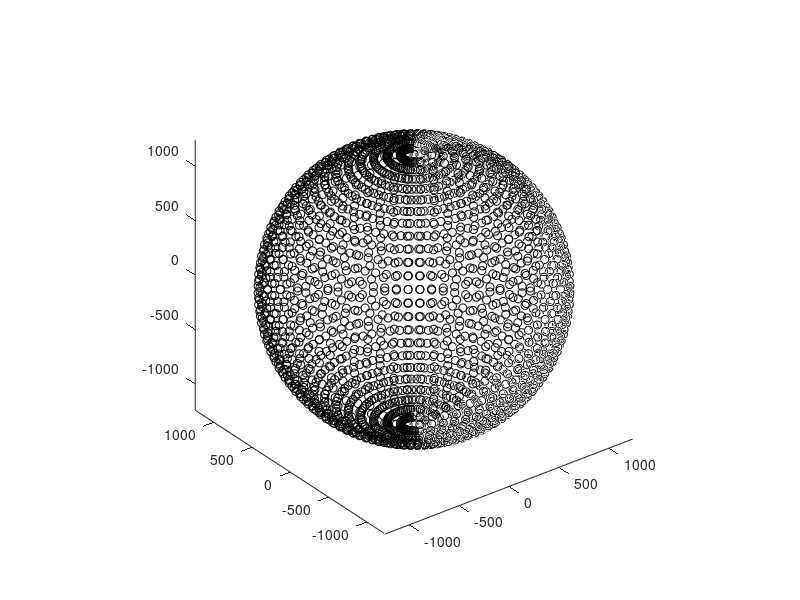

Write the MATLAB code that produced this figure. (Note: this script raises an error after producing the figure.)
clearvars; close all;
tic
%% Constants
global Ancillary
Rx = 259; Ry = 251; Rz = 234; 
Rho = 1190; %Target Density
Om = 0/3600; %Target rotational speed (rps)
RAx = [0 0 1]; %Orientation of the target rotation axis
Ancillary(1) = Rx; Ancillary(2) = Ry; Ancillary(3) = Rz; Ancillary(4) = Rho; Ancillary(5) = Om;
Ancillary(6:8) = RAx; 

Lambda1 = 5;
Lambda2 = Lambda1;
u = (360/Lambda1)*((180/Lambda2) - 1) + 2; 

Ra = mean([Rx,Ry,Rz]);
r = 5*Ra;

%% Sphere Making
A1 = 0:Lambda1:360;
if A1(end) == 360
	A1(end) = [];
end

A2 = 0:Lambda2:180;
if A2(end) == 180
	A2(end) = [];
end 

A2(1) = [];
A2 = A2 - 90;

A1 = deg2rad(A1);
A2 = deg2rad(A2);
[G1, G2, G3] = sph2cart(0, -pi/2, r);
[H1, H2, H3] = sph2cart(0, pi/2, r);
Ii = [1, -cos(-pi/2)/sin(-pi/2) ,0];
Ll = [1, -cos(pi/2)/sin(pi/2) ,0];
Velocities = zeros(u-2,3);

for mno = 1:length(A1)
    for nop = 1:length(A2)
        MJO = length(A2)*(mno - 1) + nop; 
        [X(MJO), Y(MJO), Z(MJO)] = sph2cart(A1(mno), A2(nop), r);
        Vx(MJO) = 1;
        if A1(mno) ~= 0 && abs(A1(mno) - pi) > 1e-12
            if A1(mno) < pi
            Vy(MJO) = -1/tan(A1(mno));
            else
            Vy(MJO) = 1/tan(A1(mno));
            end
        else
            Vx(MJO) = 0;
            if A1(mno) == 0
                Vy(MJO) = -1;
                else
                Vy(MJO) = 1;
            end
        end
        Vz(MJO) = 0;
	end 
end

Positions = [X', Y', Z'];
Positions = vertcat(Positions, [G1, G2, G3]);
Positions = vertcat(Positions, [H1, H2, H3]);

Velocities = [Vx', Vy', Vz'];
Velocities = vertcat(Velocities, [Ii(1), Ii(2), Ii(3)]);
Velocities = vertcat(Velocities, [Ll(1), Ll(2), Ll(3)]);
for i = 1:u
    Velocities(i,:) = Velocities(i,:)/norm(Velocities(i,:));
end

plot3(Positions(:,1), Positions(:,2), Positions(:,3),'ko'); 
axis equal

[XdatagenObs] = [Positions, Velocities];
Sunn = Om*ones(u,1); 
[RotMatrix] = OrieCentCamDynRotm(XdatagenObs);
Orb2Table(XdatagenObs, Sunn, RotMatrix); 
toc